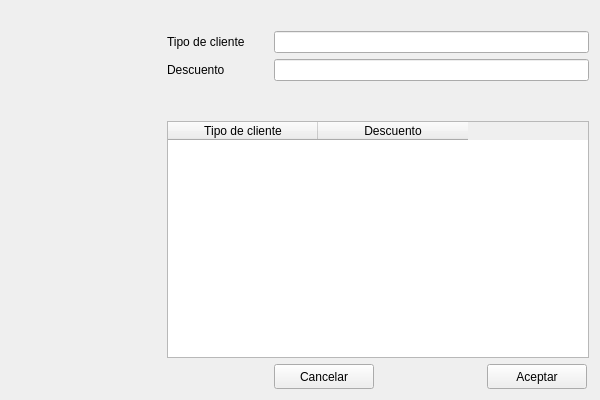
<?xml version="1.0" encoding="UTF-8"?>
<ui version="4.0">
 <class>Form</class>
 <widget class="QWidget" name="Form">
  <property name="geometry">
   <rect>
    <x>0</x>
    <y>0</y>
    <width>600</width>
    <height>400</height>
   </rect>
  </property>
  <property name="minimumSize">
   <size>
    <width>600</width>
    <height>400</height>
   </size>
  </property>
  <property name="maximumSize">
   <size>
    <width>600</width>
    <height>400</height>
   </size>
  </property>
  <property name="windowTitle">
   <string>Tipo de cliente</string>
  </property>
  <property name="windowIcon">
   <iconset>
    <normaloff>imagenes/iconos/cliente.png</normaloff>imagenes/iconos/cliente.png</iconset>
  </property>
  <property name="styleSheet">
   <string notr="true">QDialog{
background-color: rgb(255, 255, 255);
font: 75 12pt &quot;Arial&quot;;
}


QLabel{
    display: block;
    font: 15px Arial, Helvetica, sans-serif;
    margin-bottom: 15px;
}

QPushButton#pushButton_Aceptar{
background-color: white;
color: rgb(0, 186, 0)
}

QPushButton#pushButton_Aceptar:hover{
color:white;
background-color: rgb(0, 184, 0);
}

QPushButton#pushButton_Ingresar{
background-color: white;
color:rgb(100, 186, 177);
}

QPushButton#pushButton_Ingresar:hover{
color:white;
background-color: rgb(100, 186, 177);
}


QPushButton#pushButton_Cancelar{
background-color: white;
color: rgb(186, 0, 0);
}

QPushButton#pushButton_Cancelar:hover{
background-color: rgb(186, 0, 0);
color: white;
}

QComboBox{
	border: 1px solid Black;
	background-color: #fff;
	border-radius: 4px;
}

QWidget{
background-color: rgb(255, 255, 255);
}


QLineEdit{
border: 1px solid Black;
background-color: rgb(255, 255, 255);
border-radius: 3px;
}


background-color: rgb(255, 255, 255);


</string>
  </property>
  <layout class="QGridLayout" name="gridLayout">
   <item row="5" column="1" colspan="6">
    <widget class="QTableWidget" name="tableWidget">
     <property name="selectionBehavior">
      <enum>QAbstractItemView::SelectRows</enum>
     </property>
     <attribute name="horizontalHeaderDefaultSectionSize">
      <number>150</number>
     </attribute>
     <column>
      <property name="text">
       <string>Tipo de cliente</string>
      </property>
     </column>
     <column>
      <property name="text">
       <string>Descuento</string>
      </property>
     </column>
    </widget>
   </item>
   <item row="0" column="0" colspan="7">
    <spacer name="horizontalSpacer">
     <property name="orientation">
      <enum>Qt::Horizontal</enum>
     </property>
     <property name="sizeHint" stdset="0">
      <size>
       <width>40</width>
       <height>20</height>
      </size>
     </property>
    </spacer>
   </item>
   <item row="1" column="1">
    <widget class="QLabel" name="label_3">
     <property name="text">
      <string>Tipo de cliente</string>
     </property>
    </widget>
   </item>
   <item row="4" column="6">
    <widget class="QPushButton" name="pushButton_Editar">
     <property name="maximumSize">
      <size>
       <width>30</width>
       <height>30</height>
      </size>
     </property>
     <property name="text">
      <string/>
     </property>
     <property name="icon">
      <iconset>
       <normaloff>imagenes/iconos/E.png</normaloff>imagenes/iconos/E.png</iconset>
     </property>
     <property name="iconSize">
      <size>
       <width>20</width>
       <height>20</height>
      </size>
     </property>
     <property name="flat">
      <bool>true</bool>
     </property>
    </widget>
   </item>
   <item row="6" column="4" colspan="3">
    <widget class="QPushButton" name="pushButton_Aceptar">
     <property name="minimumSize">
      <size>
       <width>100</width>
       <height>25</height>
      </size>
     </property>
     <property name="maximumSize">
      <size>
       <width>100</width>
       <height>25</height>
      </size>
     </property>
     <property name="text">
      <string>Aceptar</string>
     </property>
     <property name="icon">
      <iconset>
       <normaloff>imagenes/iconos/guardar.png</normaloff>imagenes/iconos/guardar.png</iconset>
     </property>
    </widget>
   </item>
   <item row="4" column="5">
    <widget class="QPushButton" name="pushButton_Eliminar">
     <property name="maximumSize">
      <size>
       <width>30</width>
       <height>30</height>
      </size>
     </property>
     <property name="text">
      <string/>
     </property>
     <property name="icon">
      <iconset>
       <normaloff>imagenes/iconos/Elimi.png</normaloff>imagenes/iconos/Elimi.png</iconset>
     </property>
     <property name="iconSize">
      <size>
       <width>20</width>
       <height>20</height>
      </size>
     </property>
     <property name="flat">
      <bool>true</bool>
     </property>
    </widget>
   </item>
   <item row="6" column="2" colspan="2">
    <widget class="QPushButton" name="pushButton_Cancelar">
     <property name="minimumSize">
      <size>
       <width>100</width>
       <height>25</height>
      </size>
     </property>
     <property name="maximumSize">
      <size>
       <width>100</width>
       <height>25</height>
      </size>
     </property>
     <property name="text">
      <string>Cancelar</string>
     </property>
     <property name="icon">
      <iconset>
       <normaloff>imagenes/iconos/cancelar.png</normaloff>imagenes/iconos/cancelar.png</iconset>
     </property>
    </widget>
   </item>
   <item row="2" column="1">
    <widget class="QLabel" name="label">
     <property name="text">
      <string>Descuento</string>
     </property>
    </widget>
   </item>
   <item row="1" column="2" colspan="5">
    <widget class="QLineEdit" name="lineEdit_Tipo_Cliente"/>
   </item>
   <item row="1" column="0" rowspan="5">
    <widget class="QLabel" name="label_2">
     <property name="minimumSize">
      <size>
       <width>150</width>
       <height>150</height>
      </size>
     </property>
     <property name="maximumSize">
      <size>
       <width>300</width>
       <height>300</height>
      </size>
     </property>
     <property name="text">
      <string/>
     </property>
     <property name="pixmap">
      <pixmap>imagenes/iconos/cliente.png</pixmap>
     </property>
     <property name="scaledContents">
      <bool>true</bool>
     </property>
     <property name="margin">
      <number>25</number>
     </property>
    </widget>
   </item>
   <item row="4" column="4">
    <widget class="QPushButton" name="pushButton_Agregar">
     <property name="maximumSize">
      <size>
       <width>30</width>
       <height>30</height>
      </size>
     </property>
     <property name="text">
      <string/>
     </property>
     <property name="icon">
      <iconset>
       <normaloff>imagenes/iconos/Agregar.png</normaloff>imagenes/iconos/Agregar.png</iconset>
     </property>
     <property name="iconSize">
      <size>
       <width>20</width>
       <height>20</height>
      </size>
     </property>
     <property name="shortcut">
      <string>Return</string>
     </property>
     <property name="flat">
      <bool>true</bool>
     </property>
    </widget>
   </item>
   <item row="2" column="2" colspan="5">
    <widget class="QLineEdit" name="lineEdit_2"/>
   </item>
  </layout>
 </widget>
 <tabstops>
  <tabstop>lineEdit_Tipo_Cliente</tabstop>
  <tabstop>lineEdit_2</tabstop>
  <tabstop>pushButton_Aceptar</tabstop>
  <tabstop>tableWidget</tabstop>
  <tabstop>pushButton_Eliminar</tabstop>
  <tabstop>pushButton_Editar</tabstop>
  <tabstop>pushButton_Cancelar</tabstop>
 </tabstops>
 <resources/>
 <connections/>
</ui>
